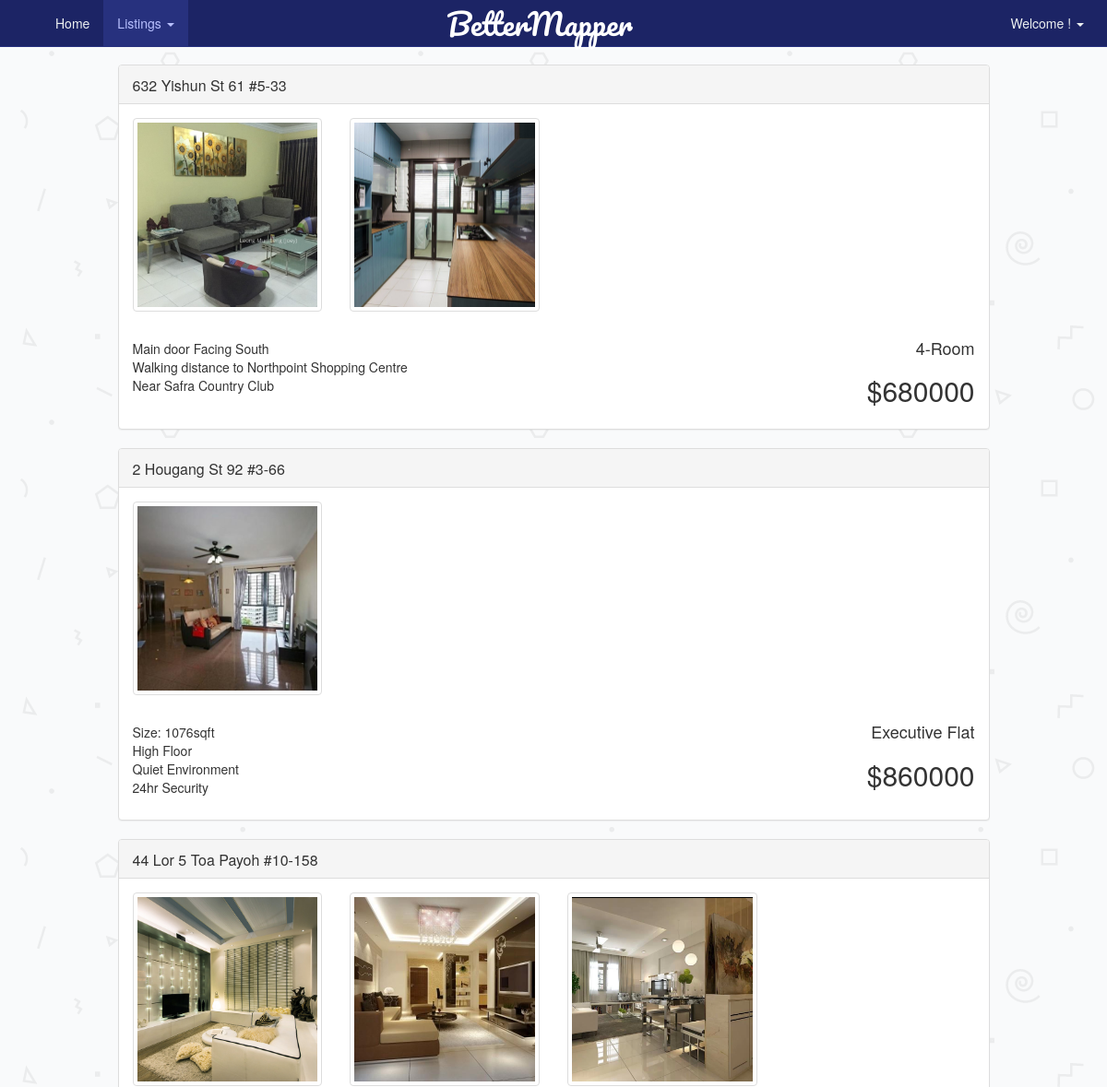
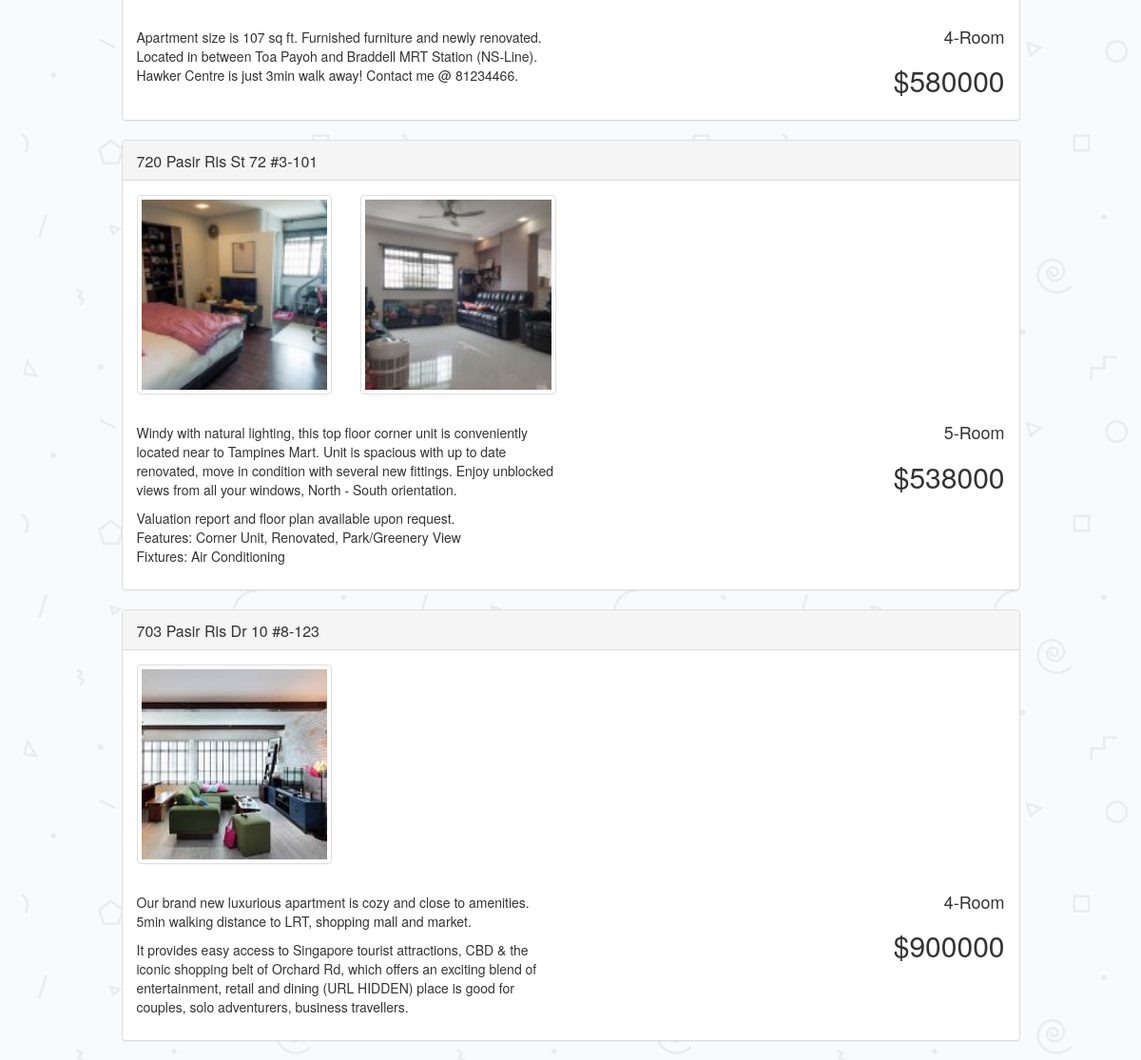
The app's page /listing/viewAll/ (signed in) with its own data (2 pictures, top to bottom).
### listings/models.py (models this page shows, shortened)
class Listing(models.Model):
    user = models.ForeignKey(settings.AUTH_USER_MODEL,
                             on_delete=models.CASCADE)
    block = models.CharField(max_length=5)
    street = models.CharField(max_length=200)
    floor = models.PositiveIntegerField()
    unit = models.CharField(max_length=4)
    postalCode = models.PositiveIntegerField()
    roomType = models.CharField(
        max_length=15, choices=ROOM_TYPES, default='2-Room Flexi')
    latitude = models.FloatField()
    longitude = models.FloatField()
    description = models.TextField(max_length=500)
    askingPrice = models.PositiveIntegerField()
    dateListed = models.TimeField(auto_now=False, auto_now_add=True)
    dateUpdate = models.TimeField(auto_now=True, auto_now_add=False)
    statusClosed = models.BooleanField()

class ListingPicture(models.Model):
    listing = models.ForeignKey(Listing, on_delete=models.CASCADE)
    image = models.ImageField(upload_to=user_directory_path)

### listings/views.py (the view)
# urls.py: url(r'^listing/viewAll/$', listingsView.viewAll, name='viewAllListing'),
def viewAll(request):
    listings_list = Listing.objects.all().order_by('-id')
    paginator = Paginator(listings_list, 5)  # Show 5 listings per page
    page = request.GET.get('page')
    try:
        listings = paginator.page(page)
        listingPictures = ListingPicture.objects.filter(listing__in=listings)
    except PageNotAnInteger:
        listings = paginator.page(1)
        listingPictures = ListingPicture.objects.filter(listing__in=listings)
    except EmptyPage:
        listings = paginator.page(paginator.num_pages)
        listingPictures = ListingPicture.objects.filter(listing__in=listings)
    return render(request, 'listings/viewAllListings.html', {'listings': listings, 'listingPictures': listingPictures})

### static/templates/listings/viewAllListings.html (shortened to what this page needs)
{% extends 'base.html' %}
{% load bootstrap3 %}
{% block content %}
    <div class="row">
        <div class="col-md-1"></div>
        <div class="col-md-10">
            {% if listings %}
                {% for listing in listings %}
                    <div class="panel panel-default">
                        <div class="panel-heading clearfix">
                            <h3 class="panel-title pull-left" style="padding-top:3px;">
                                <a href="/listing/view/{{ listing.id }}">{{ listing.block|title }}
                                    {{ listing.street|title }}
                                    #{{ listing.floor|title }}-{{ listing.unit|title }}</a>
                            </h3>
                        </div>
                        <div class="panel-body" style=" word-wrap: break-word;">
                            <div class="row">
                                {% for pictures in listingPictures %}
                                    {% if pictures.listing_id == listing.id %}
                                        <div class="col-xs-6 col-md-3">
                                            <a href="#" class="thumbnail">
                                                <img style="height:200px; object-fit:cover;" src="{{ pictures.image.url }}"/>
                                            </a>
                                        </div>
                                    {% endif %}
                                {% endfor %}
                            </div>
                            <div class="row">
                                <div class="col-md-6" style=" word-wrap: break-word; ">
                                    <p>{{ listing.description|linebreaks }}</p>
                                </div>
                                <div class="col-md-6" style=" word-wrap: break-word; ">
                                    <h4 class="text-right">{{ listing.roomType }}
                                    </h4>
                                    <h2 class="text-right">${{ listing.askingPrice }}
                                    </h2>
                                </div>
                            </div>
                        </div>
                    </div>
                {% endfor %}
            {% else %}
                <h2>You have no available listings!</h2>
                <a href="/listing/create/" class="btn btn-success" role="button">Create a new listing</a>
            {% endif %}
        </div>
        <div class="col-md-1"></div>
    </div>
{% endblock %}

### static/templates/base.html (style rules this page uses)
body { background-image: url("/static/css/bg.png"); background-repeat: repeat; }

### records on screen
Listing: block "632", street "Yishun St 61", floor "5", unit "33", description "Main door Facing South Walking distance to Northpoint Shopping Centre Near Safra Country Club", roomType "4-Room", askingPrice "680000"
ListingPicture: image (picture)
ListingPicture: image (picture)
Listing: block "2", street "Hougang St 92", floor "3", unit "66", description "Size: 1076sqft High Floor Quiet Environment 24hr Security", roomType "Executive Flat", askingPrice "860000"
ListingPicture: image (picture)
Listing: block "44", street "Lor 5 Toa Payoh", floor "10", unit "158", description "Apartment size is 107 sq ft. Furnished furniture and newly renovated. Located in between Toa Payoh and Braddell MRT Station (NS-Line). Hawker Centre is just 3min walk away! Contact me @ 81234466.", roomType "4-Room", askingPrice "580000"
ListingPicture: image (picture)
ListingPicture: image (picture)
ListingPicture: image (picture)
Listing: block "720", street "Pasir Ris St 72", floor "3", unit "101", description "Windy with natural lighting, this top floor corner unit is conveniently located near to Tampines Mart. Unit is spacious with up to date renovated, move in condition with several new fittings. Enjoy unblocked views from all your windows, North - South orientation. Valuation report and floor plan available upon request. Features: Corner Unit, Renovated, Park/Greenery View Fixtures: Air Conditioning", roomType "5-Room", askingPrice "538000"
ListingPicture: image (picture)
ListingPicture: image (picture)
Listing: block "703", street "Pasir Ris Dr 10", floor "8", unit "123", description "Our brand new luxurious apartment is cozy and close to amenities. 5min walking distance to LRT, shopping mall and market. It provides easy access to Singapore tourist attractions, CBD & the iconic shopping belt of Orchard Rd, which offers an exciting blend of entertainment, retail and dining (URL HIDDEN) place is good for couples, solo adventurers, business travellers.", roomType "4-Room", askingPrice "900000"
ListingPicture: image (picture)
